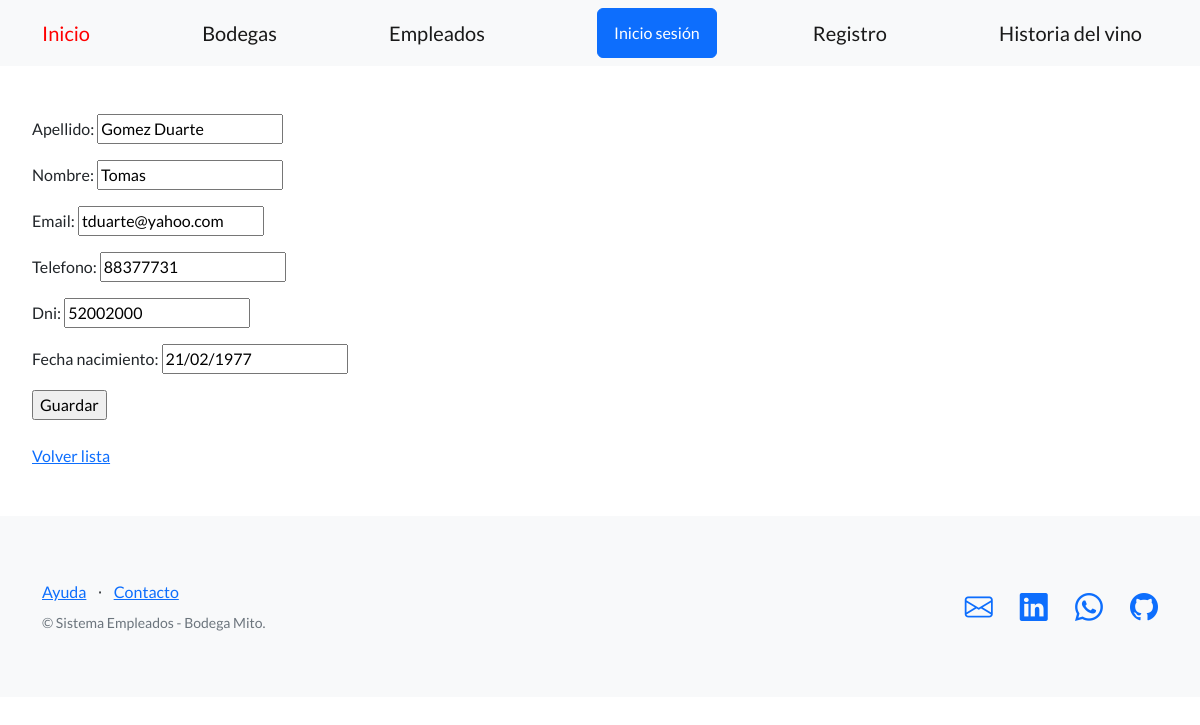
Page /empleados/editar_empleado/1 on the committed database.
### control_empleados/models.py (models this page shows, shortened)
class Empleado(models.Model):
    apellido = models.CharField(max_length=256)
    nombre = models.CharField(max_length=256)
    email = models.EmailField(blank=True)
    telefono = models.CharField(max_length=20, blank=True, null=True)
    dni = models.CharField(max_length=32)
    fecha_nacimiento = models.DateField(null=True)

### control_empleados/views.py (the view)
# urls.py: path('editar_empleado/<int:pk>', EmpleadoUpdateView.as_view(),
class EmpleadoUpdateView(UpdateView):
    model = Empleado
    fields = ('apellido', 'nombre', 'email', 'telefono', 'dni', 'fecha_nacimiento')
    success_url = reverse_lazy('lista_empleados')

### control_empleados/templates/control_empleados/empleado_form.html (shortened to what this page needs)
{% extends "base.html" %}
{% block contenido %}
<form method="post">
 {{ form.as_p }}
 <input type="submit" value="Guardar" />
</form>
<br>
<a href="{% url 'lista_empleados' %}">Volver lista</a>
{% endblock contenido %}

### rows in the picture
Empleado: apellido "Gomez Duarte", nombre "Tomas", email "tduarte@yahoo.com", telefono "88377731", dni "52002000", fecha_nacimiento "21/02/1977"
